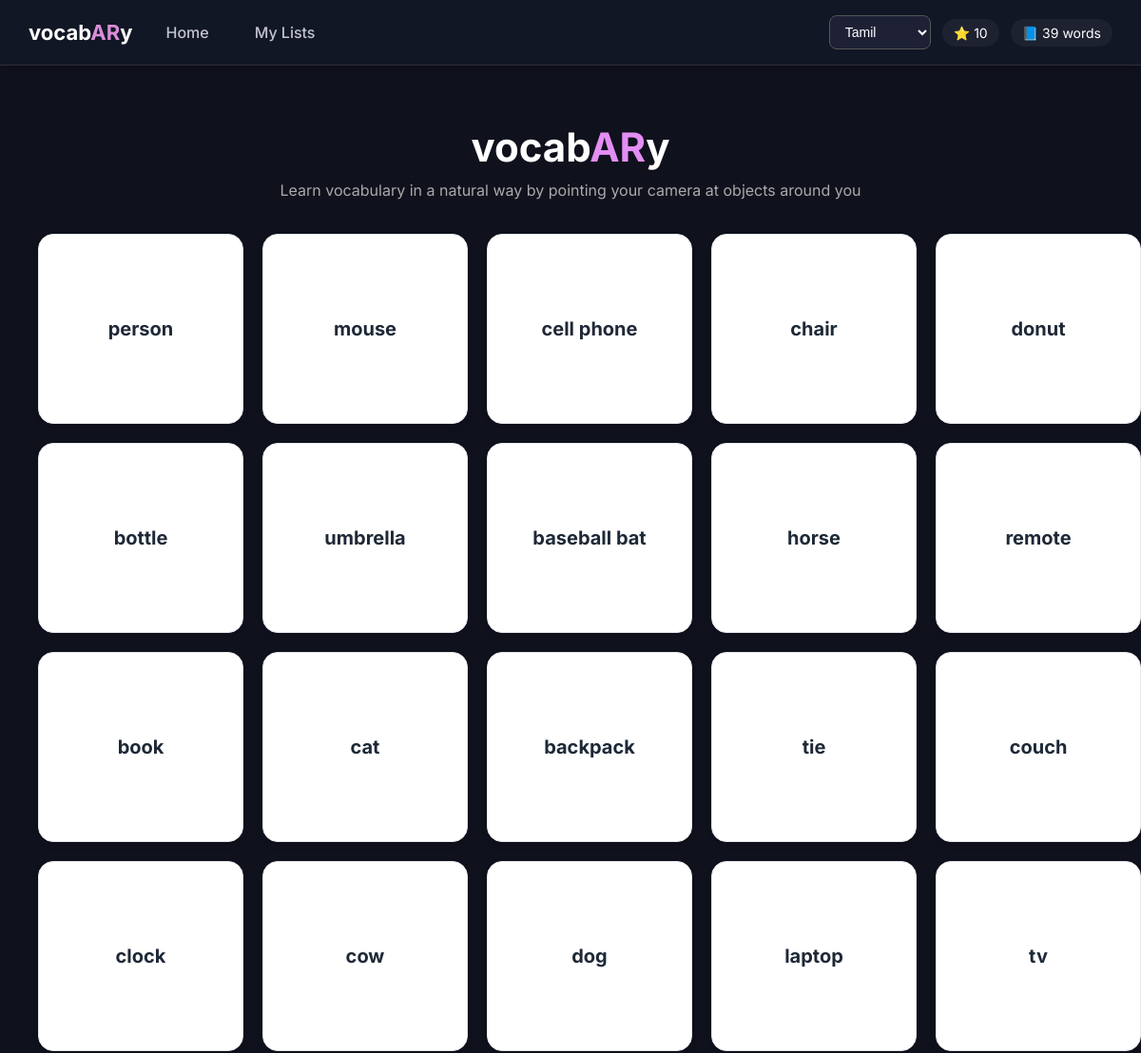
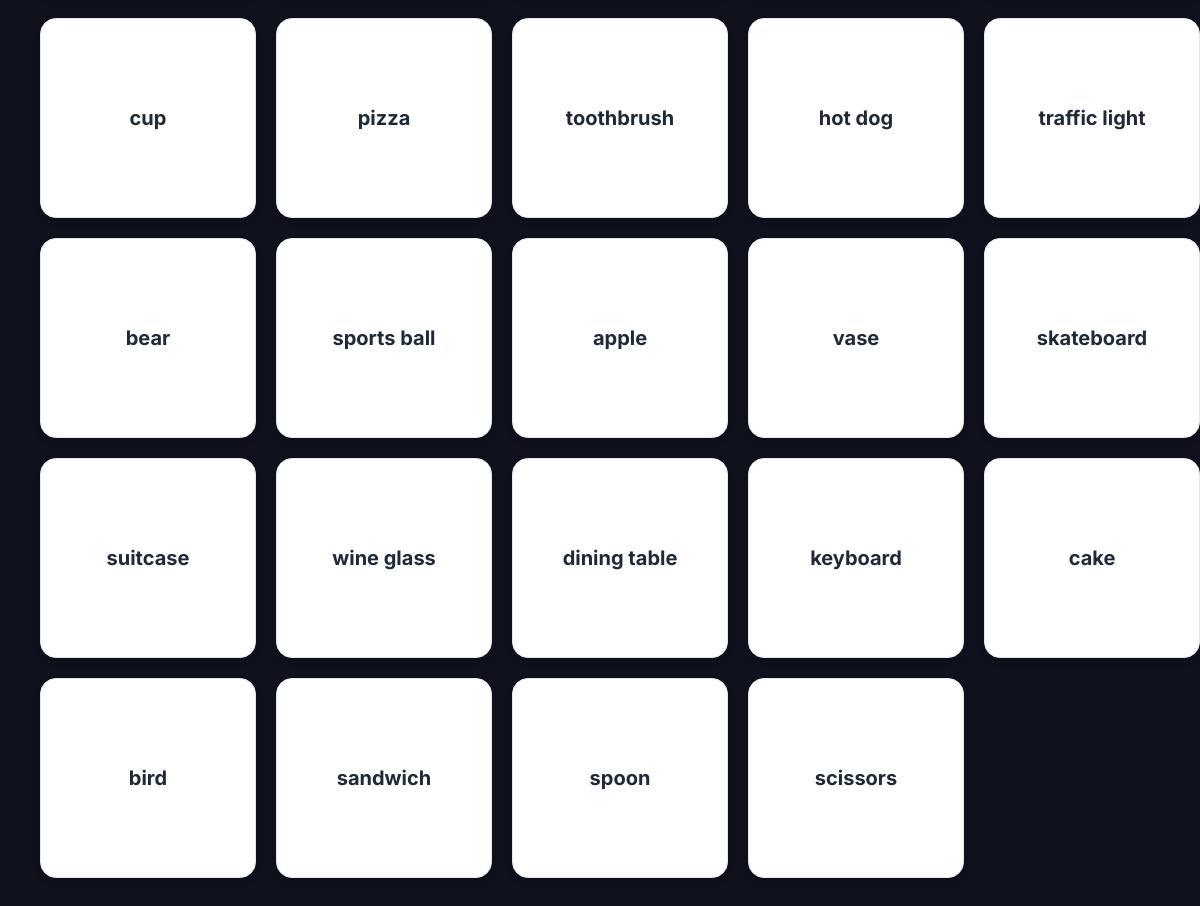
Page /list/ on the committed database (2 pictures, top to bottom).
### events/models.py (models this page shows, shortened)
class DetectedObject(models.Model):
    name = models.CharField(max_length=100, unique=True)
    seen = models.BooleanField(default=True)
    learnt = models.BooleanField(default=False)
    languages_learnt_in = models.JSONField(default=list)  # Stores multiple languages

### events/views.py (the view)
# urls.py: path('list/', views.list, name='list'),
def list(request):
    objects = DetectedObject.objects.filter(seen=True)
    return render(request, 'list.html', {"detected_objects": objects})

### templates/list.html (shortened to what this page needs)
{% load static %}
<!DOCTYPE html>
<html lang="en">
<head>
    <link href="{% static 'styles.css' %}" rel="stylesheet">
</head>
<body>
    <nav class="navbar">
        <div class="nav-left">
            <span class="logo">vocab<span class="highlight">AR</span>y</span>
            <ul class="nav-links">
                <li><a href="#">Home</a></li>
                <li><a href="{% url 'list' %}">My Lists</a></li>
            </ul>
        </div>
        <div class="nav-right">
            <select class="language-select" id="languageDropdown">
                <option value="tamil" selected>Tamil</option>
            </select>
            <div class="points">⭐ 10</div>
            <div class="word-count">📘 {{ detected_objects|length }} words</div>
        </div>
    </nav>
    <section class="main-section">
        <h1>vocab<span style="color:#e38ef3;">AR</span>y</h1>
        <p class="sub-text">Learn vocabulary in a natural way by pointing your camera at objects around you</p>
        <div class="cards-container">
            {% for obj in detected_objects %}
            <div class="card {% if obj.learnt %}learnt{% endif %}" data-name="{{ obj.name }}">
                <h3>{{ obj.name }}</h3>
            </div>
            {% endfor %}
        </div>
    </section>
</body>
</html>

### events/static/styles.css (style rules this page uses)
body { margin: 0; font-family: 'Inter', sans-serif; background-color: #0f111d; color: #fff; }
a { text-decoration: none; color: white; }
.logo { font-size: 24px; font-weight: 700; color: #fff; }
.logo span { color: #e38ef3; }
nav a { margin: 0 15px; color: #ccc; text-decoration: none; }
.main-section { text-align: center; padding: 60px 20px 30px; }
.main-section h1 { font-size: 42px; margin: 0; }
.sub-text { margin-top: 10px; color: #aaa; }
select.language-select { background-color: #1e2136; color: #fff; border: 1px solid #555; border-radius: 8px; padding: 8px 12px; font-size: 14px; }
.navbar { display: flex; justify-content: space-between; align-items: center; padding: 16px 30px; background-color: #121725; border-bottom: 1px solid #2e2e3a; }
.nav-left { display: flex; align-items: center; }
.logo { font-size: 22px; font-weight: bold; color: white; margin-right: 20px; }
.logo .highlight { color: #d98dd9; }
.nav-links { list-style: none; display: flex; gap: 18px; margin: 0; padding: 0; }
.nav-links li a { text-decoration: none; color: #c3c3d1; font-weight: 500; transition: color 0.2s; }
.nav-right { display: flex; align-items: center; gap: 12px; }
.points, .word-count { background-color: #1e2230; color: white; padding: 6px 12px; border-radius: 16px; font-size: 14px; }
.navbar { position: sticky; top: 0; z-index: 1000; background-color: #121725; box-shadow: 0 2px 6px rgba(0, 0, 0, 0.3); }
.card { background: white; border-radius: 16px; padding: 24px; box-shadow: 0 4px 6px rgba(0, 0, 0, 0.1); transition: all 0.3s ease; display: flex; flex-direction: column; align-items: center; justify-content: center; text-align: center; min-height: 150px; border: 1px solid #e5e7eb; cursor: pointer; }
.card h3 { margin: 0; font-size: 1.25rem; color: #1f2937; }
.cards-container { display: grid; grid-template-columns: repeat(auto-fill, minmax(200px, 1fr)); gap: 20px; padding: 20px; width: 100%; max-width: 1200px; margin: 0 auto; }

### rows in the picture
DetectedObject: name "person"
DetectedObject: name "mouse"
DetectedObject: name "cell phone"
DetectedObject: name "chair"
DetectedObject: name "donut"
DetectedObject: name "bottle"
DetectedObject: name "umbrella"
DetectedObject: name "baseball bat"
DetectedObject: name "horse"
DetectedObject: name "remote"
DetectedObject: name "book"
DetectedObject: name "cat"
DetectedObject: name "backpack"
DetectedObject: name "tie"
DetectedObject: name "couch"
DetectedObject: name "clock"
DetectedObject: name "cow"
DetectedObject: name "dog"
DetectedObject: name "laptop"
DetectedObject: name "tv"
DetectedObject: name "cup"
DetectedObject: name "pizza"
DetectedObject: name "toothbrush"
DetectedObject: name "hot dog"
DetectedObject: name "traffic light"
DetectedObject: name "bear"
DetectedObject: name "sports ball"
DetectedObject: name "apple"
DetectedObject: name "vase"
DetectedObject: name "skateboard"
DetectedObject: name "suitcase"
DetectedObject: name "wine glass"
DetectedObject: name "dining table"
DetectedObject: name "keyboard"
DetectedObject: name "cake"
DetectedObject: name "bird"
DetectedObject: name "sandwich"
DetectedObject: name "spoon"
DetectedObject: name "scissors"

### other values in the picture
{{ detected_objects|length }} "39"
